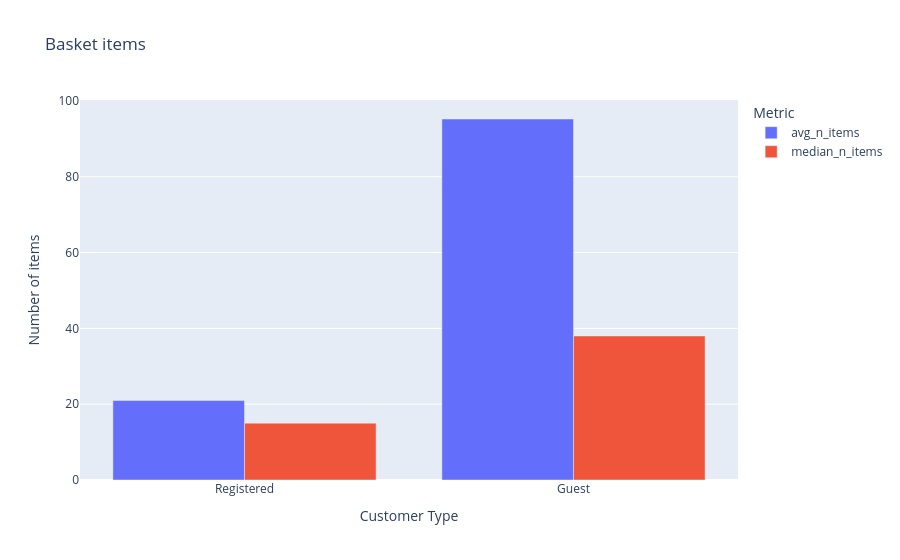

The notebook cell this image was saved under:
### Code cell
# Plottar unika varor per korg - registrerad vs gues
fig_cgi = px.bar(customer_guest_basket,
                 x='customer_type',
                 y=['avg_n_items', 'median_n_items'],
                 title='Basket items',
                 barmode='group')
fig_cgi.update_layout(
    xaxis_title='Customer Type',
    yaxis_title='Number of items',
    legend_title='Metric'
)

fig_cgi.write_html("../HTML/cust_basket_items.html",
                   include_plotlyjs='cdn')

fig_cgi.show()

### Figure 1 — Plotly figure (JSON) as saved in the notebook; plotly's stock layout.template omitted (floating-point values rounded to 4 significant figures)
{"data": [{"alignmentgroup": "True", "hovertemplate": "variable=avg_n_items<br>customer_type=%{x}<br>value=%{y}<extra></extra>", "legendgroup": "avg_n_items", "marker": {"color": "#636efa", "pattern": {"shape": ""}}, "name": "avg_n_items", "offsetgroup": "avg_n_items", "orientation": "v", "showlegend": true, "textposition": "auto", "type": "bar", "x": ["Registered", "Guest"], "xaxis": "x", "y": [20.96, 95.24], "yaxis": "y"}, {"alignmentgroup": "True", "hovertemplate": "variable=median_n_items<br>customer_type=%{x}<br>value=%{y}<extra></extra>", "legendgroup": "median_n_items", "marker": {"color": "#EF553B", "pattern": {"shape": ""}}, "name": "median_n_items", "offsetgroup": "median_n_items", "orientation": "v", "showlegend": true, "textposition": "auto", "type": "bar", "x": ["Registered", "Guest"], "xaxis": "x", "y": [15.0, 38.0], "yaxis": "y"}], "layout": {"barmode": "group", "legend": {"title": {"text": "Metric"}, "tracegroupgap": 0}, "title": {"text": "Basket items"}, "xaxis": {"anchor": "y", "domain": [0, 1], "title": {"text": "Customer Type"}}, "yaxis": {"anchor": "x", "domain": [0, 1], "title": {"text": "Number of items"}}}}
